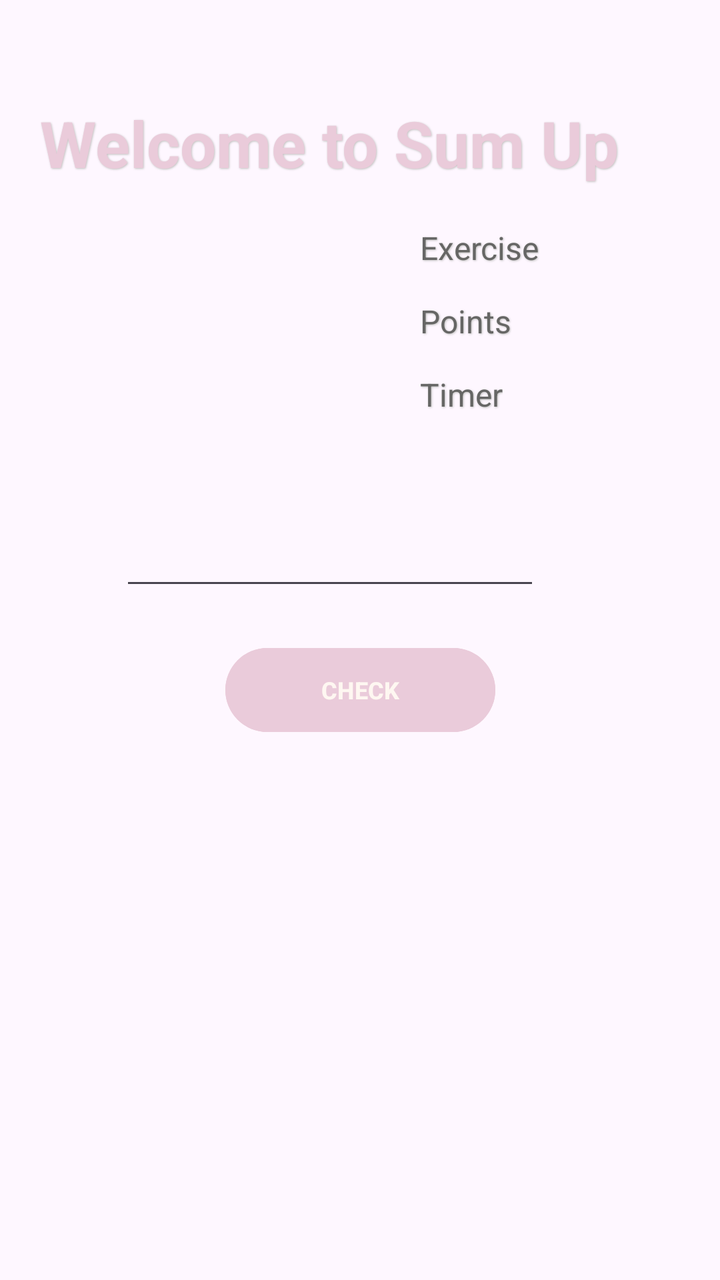
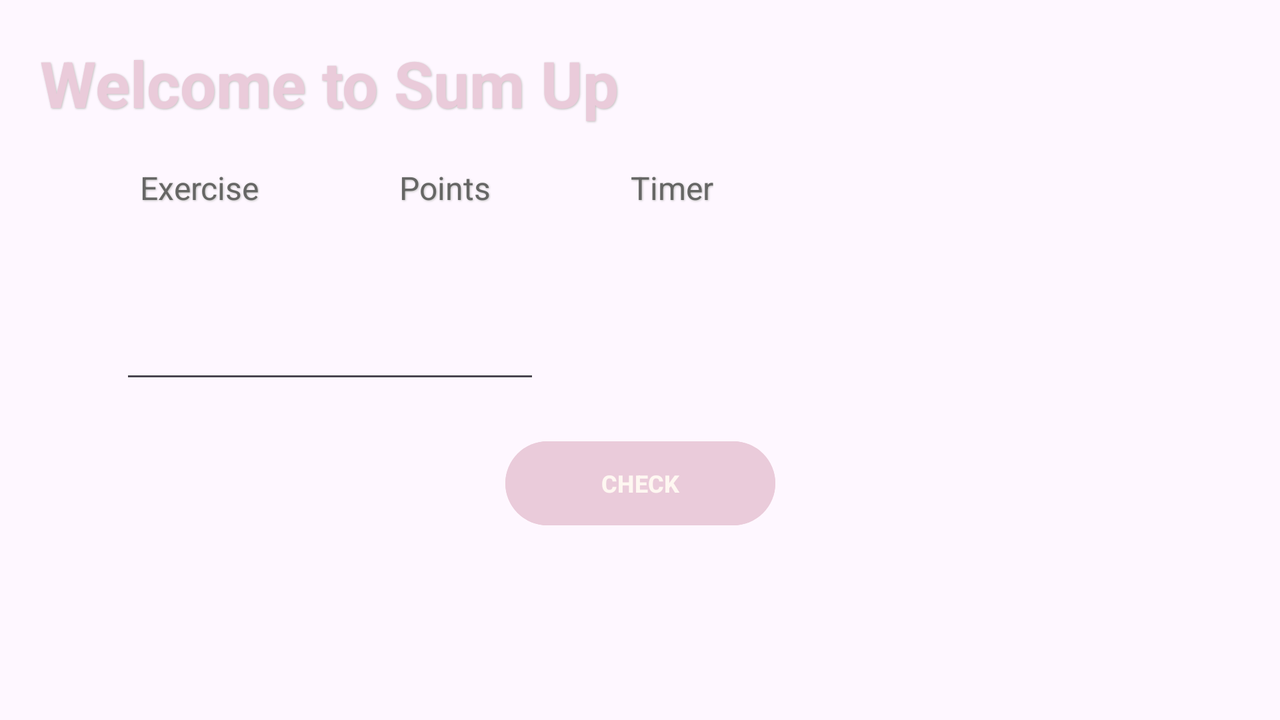

First picture: res/layout/ on a phone held upright. Second picture: the repository's own variant of that layout, on a device whose configuration matches the variant's folder. Source for both follows.
<!-- AndroidManifest.xml: application theme Theme.Harjoitus3_6 -->
<!-- res/layout/fragment_addition.xml -->
<?xml version="1.0" encoding="utf-8"?>
<layout xmlns:android="http://schemas.android.com/apk/res/android"
    xmlns:app="http://schemas.android.com/apk/res-auto"
    xmlns:tools="http://schemas.android.com/tools">

    <androidx.constraintlayout.widget.ConstraintLayout
        android:id="@+id/frameLayout2"
        android:layout_width="match_parent"
        android:layout_height="match_parent"
        tools:context=".AdditionFragment" >

        <TextView
            android:id="@+id/textView3"
            style="@style/HeadingStyle"
            android:layout_marginTop="50dp"
            android:text="@string/welcome_to_sum_up"
            app:layout_constraintStart_toStartOf="parent"
            app:layout_constraintTop_toTopOf="parent" />

        <TextView
            android:id="@+id/textView5"
            style="@style/TextStyle"
            android:layout_marginStart="210dp"
            android:layout_marginTop="20dp"
            android:text="@string/exercise"
            app:layout_constraintStart_toStartOf="parent"
            app:layout_constraintTop_toBottomOf="@+id/textView3" />

        <TextView
            android:id="@+id/textViewExcerciseNumberA"
            style="@style/TextStyle2"
            android:layout_marginStart="20dp"
            app:layout_constraintBottom_toBottomOf="@+id/textView5"
            app:layout_constraintStart_toEndOf="@+id/textView5" />

        <TextView
            android:id="@+id/textView9"
            style="@style/TextStyle"
            android:layout_marginTop="15dp"
            android:text="@string/points"
            app:layout_constraintStart_toStartOf="@+id/textView5"
            app:layout_constraintTop_toBottomOf="@+id/textView5" />

        <TextView
            android:id="@+id/textViewPointsA"
            style="@style/TextStyle2"
            app:layout_constraintBottom_toBottomOf="@+id/textView9"
            app:layout_constraintStart_toStartOf="@+id/textViewExcerciseNumberA" />

        <TextView
            android:id="@+id/textView11"
            style="@style/TextStyle"
            android:layout_marginTop="15dp"
            android:text="@string/timer"
            app:layout_constraintStart_toStartOf="@+id/textView9"
            app:layout_constraintTop_toBottomOf="@+id/textView9" />

        <TextView
            android:id="@+id/textViewTimerA"
            style="@style/TextStyle2"
            app:layout_constraintBottom_toBottomOf="@+id/textView11"
            app:layout_constraintStart_toStartOf="@+id/textViewPointsA" />

        <TextView
            android:id="@+id/textViewCalculationSum"
            style="@style/SubHeadingStyle"
            android:layout_marginStart="20dp"
            android:layout_marginTop="50dp"
            app:layout_constraintStart_toStartOf="@+id/textView3"
            app:layout_constraintTop_toBottomOf="@+id/textView11" />

        <EditText
            android:id="@+id/editTextNumber2"
            android:layout_width="wrap_content"
            android:layout_height="wrap_content"
            android:layout_marginStart="20dp"
            android:layout_marginBottom="-10dp"
            android:ems="10"
            android:inputType="number"
            app:layout_constraintBottom_toBottomOf="@+id/textViewCalculationSum"
            app:layout_constraintStart_toEndOf="@+id/textViewCalculationSum" />

        <Button
            android:id="@+id/buttonCheckSum"
            style="@style/ButtonStyle"
            android:layout_marginTop="20dp"
            android:text="@string/check"
            app:layout_constraintEnd_toEndOf="parent"
            app:layout_constraintStart_toStartOf="parent"
            app:layout_constraintTop_toBottomOf="@+id/editTextNumber2" />
    </androidx.constraintlayout.widget.ConstraintLayout>
</layout>
<!-- resources referenced by this layout -->
<resources>
  <string name="check">Check</string>
  <string name="exercise">Exercise</string>
  <string name="points">Points</string>
  <string name="timer">Timer</string>
  <string name="welcome_to_sum_up">Welcome to Sum Up</string>
  <style name="ButtonStyle">
          <item name="android:backgroundTint">#EACBDA</item>
          <item name="android:elevation">2dp</item>
          <item name="android:layout_width">135dp</item>
          <item name="android:layout_height">50sp</item>
          <item name="android:layout_gravity">center</item>
          <item name="android:textSize">12sp</item>
          <item name="android:textStyle">bold</item>
          <item name="android:textAllCaps">true</item>
          <item name="android:textColor">#FEF7F1</item>
      </style>
  <style name="HeadingStyle">
          <item name="android:layout_height">wrap_content</item>
          <item name="android:layout_width">wrap_content</item>
          <item name="android:layout_marginHorizontal">20dp</item>
          <item name="android:textSize">32sp</item>
          <item name="android:textColor">#EACBDA</item>
          <item name="android:textStyle">bold</item>
          <item name="android:shadowColor">#BEBEBC</item>
          <item name="android:shadowDx">1</item>
          <item name="android:shadowDy">1</item>
          <item name="android:shadowRadius">2</item>
      </style>
  <style name="SubHeadingStyle" parent="HeadingStyle">
          <item name="android:textColor">#666665</item>
          <item name="android:textSize">24sp</item>
          <item name="android:textStyle">normal</item>
      </style>
  <style name="TextStyle" parent="SubHeadingStyle">
          <item name="android:layout_marginHorizontal">0dp</item>
          <item name="android:textSize">16sp</item>
      </style>
  <style name="TextStyle2" parent="TextStyle">
          <item name="android:textColor">#BEBEBC</item>
      </style>
  <style name="Theme.Harjoitus3_6" parent="Base.Theme.Harjoitus3_6" />
  <style name="Base.Theme.Harjoitus3_6" parent="Theme.Material3.DayNight.NoActionBar">
          
          
      </style>
</resources>
<!-- res/layout-land/fragment_addition.xml (the repository's variant of the layout above) -->
<!-- drawn on the phone turned sideways -->
<?xml version="1.0" encoding="utf-8"?>
<layout xmlns:android="http://schemas.android.com/apk/res/android"
    xmlns:app="http://schemas.android.com/apk/res-auto"
    xmlns:tools="http://schemas.android.com/tools">

    <androidx.constraintlayout.widget.ConstraintLayout
        android:id="@+id/frameLayout2"
        android:layout_width="match_parent"
        android:layout_height="match_parent"
        tools:context=".AdditionFragment" >

        <TextView
            android:id="@+id/textView3"
            style="@style/HeadingStyle"
            android:layout_marginTop="20dp"
            android:text="@string/welcome_to_sum_up"
            app:layout_constraintStart_toStartOf="parent"
            app:layout_constraintTop_toTopOf="parent" />

        <TextView
            android:id="@+id/textView5"
            style="@style/TextStyle"
            android:layout_marginStart="50dp"
            android:layout_marginTop="20dp"
            android:text="@string/exercise"
            app:layout_constraintStart_toStartOf="@+id/textView3"
            app:layout_constraintTop_toBottomOf="@+id/textView3" />

        <TextView
            android:id="@+id/textViewExcerciseNumberA"
            style="@style/TextStyle2"
            android:layout_marginStart="20dp"
            app:layout_constraintBottom_toBottomOf="@+id/textView5"
            app:layout_constraintStart_toEndOf="@+id/textView5" />

        <TextView
            android:id="@+id/textView9"
            style="@style/TextStyle"
            android:layout_marginStart="50dp"
            android:text="@string/points"
            app:layout_constraintBottom_toBottomOf="@+id/textView5"
            app:layout_constraintStart_toEndOf="@+id/textViewExcerciseNumberA" />

        <TextView
            android:id="@+id/textViewPointsA"
            style="@style/TextStyle2"
            android:layout_marginStart="20dp"
            app:layout_constraintBottom_toBottomOf="@+id/textView9"
            app:layout_constraintStart_toEndOf="@+id/textView9" />

        <TextView
            android:id="@+id/textView11"
            style="@style/TextStyle"
            android:layout_marginStart="50dp"
            android:text="@string/timer"
            app:layout_constraintBottom_toBottomOf="@+id/textView9"
            app:layout_constraintStart_toEndOf="@+id/textViewPointsA" />

        <TextView
            android:id="@+id/textViewTimerA"
            style="@style/TextStyle2"
            android:layout_marginStart="20dp"
            app:layout_constraintBottom_toBottomOf="@+id/textView11"
            app:layout_constraintStart_toEndOf="@+id/textView11" />

        <TextView
            android:id="@+id/textViewCalculationSum"
            style="@style/SubHeadingStyle"
            android:layout_marginStart="20dp"
            android:layout_marginTop="50dp"
            app:layout_constraintStart_toStartOf="@+id/textView3"
            app:layout_constraintTop_toBottomOf="@+id/textView11" />

        <EditText
            android:id="@+id/editTextNumber2"
            android:layout_width="wrap_content"
            android:layout_height="wrap_content"
            android:layout_marginStart="20dp"
            android:layout_marginBottom="-10dp"
            android:ems="10"
            android:inputType="number"
            app:layout_constraintBottom_toBottomOf="@+id/textViewCalculationSum"
            app:layout_constraintStart_toEndOf="@+id/textViewCalculationSum" />

        <Button
            android:id="@+id/buttonCheckSum"
            style="@style/ButtonStyle"
            android:layout_marginTop="20dp"
            android:text="@string/check"
            app:layout_constraintEnd_toEndOf="parent"
            app:layout_constraintStart_toStartOf="parent"
            app:layout_constraintTop_toBottomOf="@+id/editTextNumber2" />
    </androidx.constraintlayout.widget.ConstraintLayout>
</layout>
